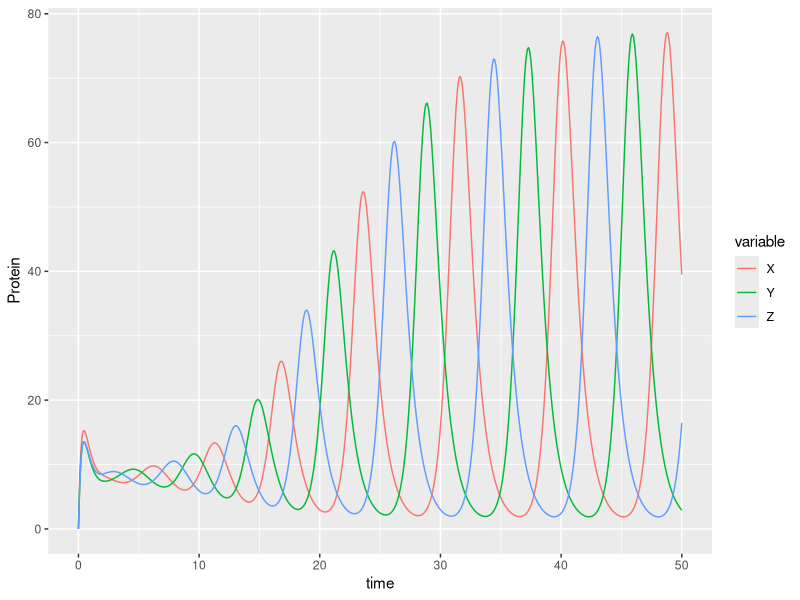

Recreate this plot in R.
library(deSolve) # to solve the differencial equation
library(ggplot2) # to draw a plot of the solution
library(reshape2) # to draw

repressilator_model <- function(t, state, parameters) {
  with(as.list(c(state, parameters)), {
    dA <-  -A + a/(1 + Z^n) + a0
    dX <-  -b * (X - A)
    dB <-  -B + a/(1 + X^n) + a0
    dY <-  -b * (Y - B)
    dC <-  -C + a/(1 + Y^n) + a0
    dZ <-  -b * (Z - C)
    list(c(dA, dB, dC, dX, dY, dZ))
  })
}

parameters <- c(a0 = 0.5, a = 500, b = 5, n = 2)
state      <- c(A = 10, B = 9, C = 8, X = 0, Y = 0, Z = 0)
times      <- seq(0, 50, by = 0.1)

out <- ode(y = state, times = times, 
           func = repressilator_model, parms = parameters)


out <- data.frame(out)
protein <- cbind(out[1], out[5:7])
protein <- melt(protein, id.vars = 'time')

ggplot(data = protein, aes(time, value, group = variable, 
                        color = variable)) +
  geom_line() +
  labs(x="time",y="Protein")
